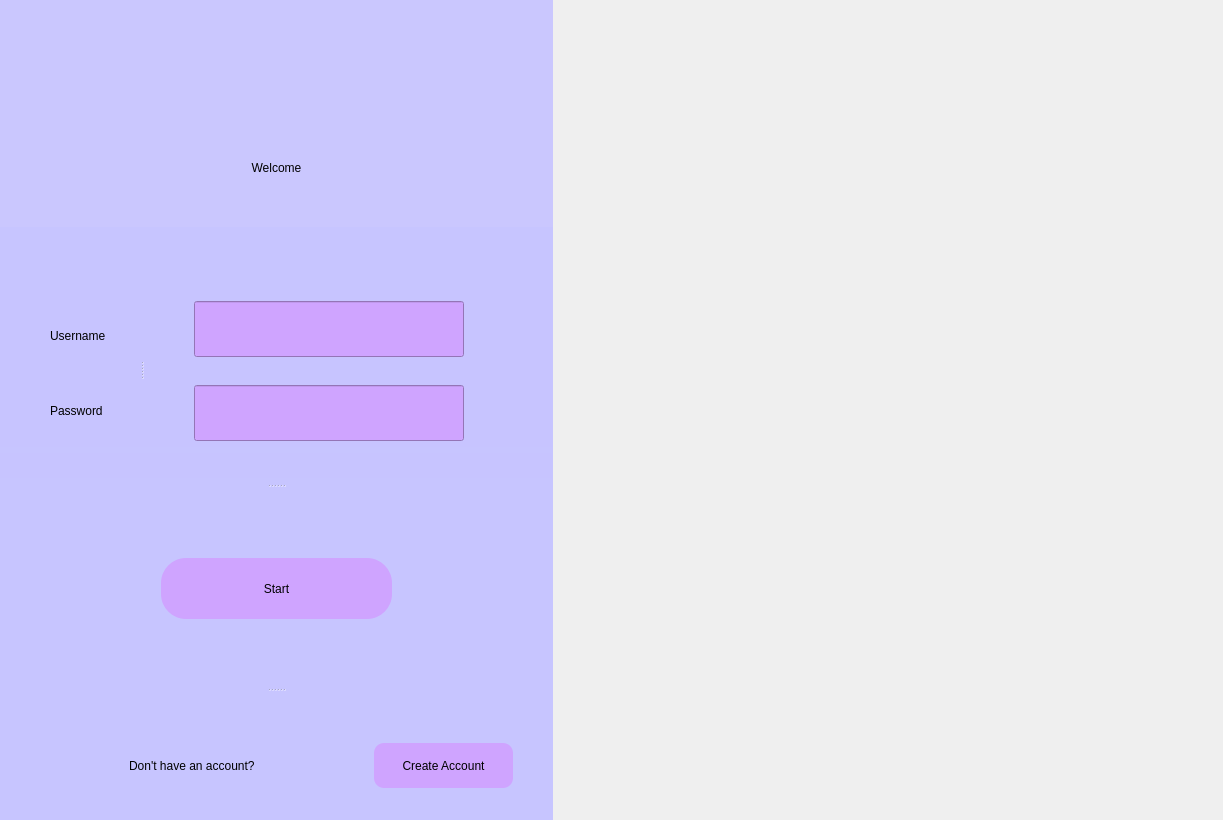
<?xml version="1.0" encoding="UTF-8"?>
<ui version="4.0">
 <class>Dialog</class>
 <widget class="QDialog" name="Dialog">
  <property name="geometry">
   <rect>
    <x>0</x>
    <y>0</y>
    <width>1223</width>
    <height>820</height>
   </rect>
  </property>
  <property name="sizePolicy">
   <sizepolicy hsizetype="Preferred" vsizetype="Preferred">
    <horstretch>0</horstretch>
    <verstretch>0</verstretch>
   </sizepolicy>
  </property>
  <property name="minimumSize">
   <size>
    <width>1200</width>
    <height>820</height>
   </size>
  </property>
  <property name="maximumSize">
   <size>
    <width>16777215</width>
    <height>16777215</height>
   </size>
  </property>
  <property name="windowTitle">
   <string>Dialog</string>
  </property>
  <property name="styleSheet">
   <string notr="true">QWidget#Dialog{border-image:url(:/tree/дерево.jpg)}</string>
  </property>
  <layout class="QGridLayout" name="gridLayout">
   <property name="leftMargin">
    <number>0</number>
   </property>
   <property name="topMargin">
    <number>0</number>
   </property>
   <property name="rightMargin">
    <number>0</number>
   </property>
   <property name="bottomMargin">
    <number>0</number>
   </property>
   <property name="spacing">
    <number>0</number>
   </property>
   <item row="0" column="1">
    <widget class="QFrame" name="frame_2">
     <property name="minimumSize">
      <size>
       <width>670</width>
       <height>680</height>
      </size>
     </property>
     <property name="maximumSize">
      <size>
       <width>1400</width>
       <height>680</height>
      </size>
     </property>
     <property name="styleSheet">
      <string notr="true">background-color: rgb(255, 255, 255,0);</string>
     </property>
     <property name="frameShape">
      <enum>QFrame::StyledPanel</enum>
     </property>
     <property name="frameShadow">
      <enum>QFrame::Raised</enum>
     </property>
    </widget>
   </item>
   <item row="0" column="0">
    <widget class="QStackedWidget" name="Stacked">
     <property name="sizePolicy">
      <sizepolicy hsizetype="Minimum" vsizetype="Minimum">
       <horstretch>0</horstretch>
       <verstretch>0</verstretch>
      </sizepolicy>
     </property>
     <property name="minimumSize">
      <size>
       <width>550</width>
       <height>841</height>
      </size>
     </property>
     <property name="maximumSize">
      <size>
       <width>735</width>
       <height>16777215</height>
      </size>
     </property>
     <property name="styleSheet">
      <string notr="true">background-color: rgb(198, 196, 255,180)</string>
     </property>
     <property name="currentIndex">
      <number>0</number>
     </property>
     <widget class="QWidget" name="page1">
      <layout class="QVBoxLayout" name="verticalLayout_9">
       <property name="spacing">
        <number>0</number>
       </property>
       <property name="leftMargin">
        <number>0</number>
       </property>
       <property name="topMargin">
        <number>109</number>
       </property>
       <property name="rightMargin">
        <number>0</number>
       </property>
       <property name="bottomMargin">
        <number>0</number>
       </property>
       <item>
        <widget class="QLabel" name="label">
         <property name="sizePolicy">
          <sizepolicy hsizetype="Expanding" vsizetype="Fixed">
           <horstretch>0</horstretch>
           <verstretch>0</verstretch>
          </sizepolicy>
         </property>
         <property name="minimumSize">
          <size>
           <width>8</width>
           <height>118</height>
          </size>
         </property>
         <property name="maximumSize">
          <size>
           <width>700</width>
           <height>16777215</height>
          </size>
         </property>
         <property name="styleSheet">
          <string notr="true">font: 24pt &quot;Comic Sans MS&quot;;

color: rgbrgb(0, 0, 0);
background-color:  rgb(171, 119, 210, 0);
border-radius: 15 px</string>
         </property>
         <property name="text">
          <string>&lt;html&gt;&lt;head/&gt;&lt;body&gt;&lt;p align=&quot;center&quot;&gt;Welcome&lt;/p&gt;&lt;/body&gt;&lt;/html&gt;</string>
         </property>
        </widget>
       </item>
       <item>
        <widget class="QFrame" name="frame">
         <property name="sizePolicy">
          <sizepolicy hsizetype="Minimum" vsizetype="Minimum">
           <horstretch>0</horstretch>
           <verstretch>0</verstretch>
          </sizepolicy>
         </property>
         <property name="styleSheet">
          <string notr="true">background-color:  rgb(171, 119, 210, 0);
QFrame{
	border: 0px;
}</string>
         </property>
         <layout class="QVBoxLayout" name="verticalLayout_4">
          <property name="leftMargin">
           <number>0</number>
          </property>
          <property name="topMargin">
           <number>63</number>
          </property>
          <property name="rightMargin">
           <number>1</number>
          </property>
          <property name="bottomMargin">
           <number>0</number>
          </property>
          <item>
           <widget class="QSplitter" name="splitter_2">
            <property name="layoutDirection">
             <enum>Qt::LeftToRight</enum>
            </property>
            <property name="styleSheet">
             <string notr="true">background-color: rgb(171, 119, 210,0);
QSplitter::handle {
    display: none;
}
</string>
            </property>
            <property name="orientation">
             <enum>Qt::Horizontal</enum>
            </property>
            <property name="opaqueResize">
             <bool>false</bool>
            </property>
            <widget class="QWidget" name="verticalLayoutWidget_3">
             <layout class="QVBoxLayout" name="verticalLayout_2">
              <property name="spacing">
               <number>15</number>
              </property>
              <property name="leftMargin">
               <number>50</number>
              </property>
              <property name="topMargin">
               <number>15</number>
              </property>
              <property name="rightMargin">
               <number>0</number>
              </property>
              <property name="bottomMargin">
               <number>6</number>
              </property>
              <item>
               <widget class="QLabel" name="label_4">
                <property name="minimumSize">
                 <size>
                  <width>0</width>
                  <height>41</height>
                 </size>
                </property>
                <property name="styleSheet">
                 <string notr="true">font: 16pt &quot;Comic Sans MS&quot;;
color: rgbrgb(0, 0, 0);</string>
                </property>
                <property name="text">
                 <string>Username</string>
                </property>
               </widget>
              </item>
              <item>
               <widget class="QLabel" name="password_3">
                <property name="styleSheet">
                 <string notr="true">font: 16pt &quot;Comic Sans MS&quot;;
color: rgb(0, 0, 0);</string>
                </property>
                <property name="text">
                 <string>Password</string>
                </property>
               </widget>
              </item>
             </layout>
            </widget>
            <widget class="QWidget" name="verticalLayoutWidget_4">
             <layout class="QVBoxLayout" name="verticalLayout_6">
              <property name="spacing">
               <number>28</number>
              </property>
              <property name="leftMargin">
               <number>50</number>
              </property>
              <property name="topMargin">
               <number>11</number>
              </property>
              <property name="rightMargin">
               <number>38</number>
              </property>
              <property name="bottomMargin">
               <number>6</number>
              </property>
              <item>
               <widget class="QLineEdit" name="username">
                <property name="minimumSize">
                 <size>
                  <width>220</width>
                  <height>56</height>
                 </size>
                </property>
                <property name="maximumSize">
                 <size>
                  <width>270</width>
                  <height>56</height>
                 </size>
                </property>
                <property name="styleSheet">
                 <string notr="true">background-color: rgb(207, 164, 255);
font: 12pt &quot;Comic Sans MS&quot;;</string>
                </property>
                <property name="text">
                 <string/>
                </property>
               </widget>
              </item>
              <item>
               <widget class="QLineEdit" name="passwordd">
                <property name="minimumSize">
                 <size>
                  <width>220</width>
                  <height>56</height>
                 </size>
                </property>
                <property name="maximumSize">
                 <size>
                  <width>270</width>
                  <height>56</height>
                 </size>
                </property>
                <property name="styleSheet">
                 <string notr="true">background-color: rgb(207, 164, 255);
font: 12pt &quot;Comic Sans MS&quot;;</string>
                </property>
                <property name="text">
                 <string/>
                </property>
               </widget>
              </item>
             </layout>
            </widget>
           </widget>
          </item>
          <item>
           <widget class="QLabel" name="Caution">
            <property name="sizePolicy">
             <sizepolicy hsizetype="Minimum" vsizetype="Minimum">
              <horstretch>0</horstretch>
              <verstretch>0</verstretch>
             </sizepolicy>
            </property>
            <property name="minimumSize">
             <size>
              <width>0</width>
              <height>25</height>
             </size>
            </property>
            <property name="maximumSize">
             <size>
              <width>16777215</width>
              <height>25</height>
             </size>
            </property>
            <property name="styleSheet">
             <string notr="true">font: 9pt &quot;Comic Sans MS&quot;;
color:rgb(255, 100, 105)</string>
            </property>
            <property name="text">
             <string>&lt;html&gt;&lt;head/&gt;&lt;body&gt;&lt;p align=&quot;center&quot;&gt;&lt;br/&gt;&lt;/p&gt;&lt;/body&gt;&lt;/html&gt;</string>
            </property>
            <property name="alignment">
             <set>Qt::AlignCenter</set>
            </property>
           </widget>
          </item>
          <item>
           <widget class="QSplitter" name="splitter_3">
            <property name="styleSheet">
             <string notr="true">background-color:  rgb(171, 119, 210,0)</string>
            </property>
            <property name="orientation">
             <enum>Qt::Vertical</enum>
            </property>
            <widget class="QSplitter" name="splitter">
             <property name="sizePolicy">
              <sizepolicy hsizetype="Fixed" vsizetype="Preferred">
               <horstretch>0</horstretch>
               <verstretch>0</verstretch>
              </sizepolicy>
             </property>
             <property name="styleSheet">
              <string notr="true">background-color:  rgb(171, 119, 210, 0)</string>
             </property>
             <property name="frameShape">
              <enum>QFrame::NoFrame</enum>
             </property>
             <property name="orientation">
              <enum>Qt::Horizontal</enum>
             </property>
            </widget>
            <widget class="QFrame" name="verticalFrame">
             <property name="sizePolicy">
              <sizepolicy hsizetype="Minimum" vsizetype="Minimum">
               <horstretch>0</horstretch>
               <verstretch>0</verstretch>
              </sizepolicy>
             </property>
             <property name="minimumSize">
              <size>
               <width>0</width>
               <height>200</height>
              </size>
             </property>
             <property name="maximumSize">
              <size>
               <width>16777215</width>
               <height>100</height>
              </size>
             </property>
             <property name="styleSheet">
              <string notr="true">background-color:  rgb(171, 119, 210,0)</string>
             </property>
             <layout class="QGridLayout" name="gridLayout_2">
              <property name="leftMargin">
               <number>0</number>
              </property>
              <property name="topMargin">
               <number>0</number>
              </property>
              <property name="rightMargin">
               <number>0</number>
              </property>
              <property name="bottomMargin">
               <number>0</number>
              </property>
              <item row="1" column="1">
               <widget class="QPushButton" name="loginbutton">
                <property name="sizePolicy">
                 <sizepolicy hsizetype="Preferred" vsizetype="Expanding">
                  <horstretch>0</horstretch>
                  <verstretch>0</verstretch>
                 </sizepolicy>
                </property>
                <property name="minimumSize">
                 <size>
                  <width>231</width>
                  <height>61</height>
                 </size>
                </property>
                <property name="maximumSize">
                 <size>
                  <width>230</width>
                  <height>60</height>
                 </size>
                </property>
                <property name="tabletTracking">
                 <bool>false</bool>
                </property>
                <property name="styleSheet">
                 <string notr="true">QPushButton {
    border-radius:  25px;
    background-color:rgb(207, 164, 255);
    color:  rgb(0, 0, 0);
    font: 12pt &quot;Comic Sans MS&quot;;
}

QPushButton:pressed {
    background-color: rgb(255, 187, 28);
}</string>
                </property>
                <property name="text">
                 <string>Start</string>
                </property>
               </widget>
              </item>
              <item row="1" column="0">
               <widget class="QFrame" name="frame_3">
                <property name="minimumSize">
                 <size>
                  <width>0</width>
                  <height>120</height>
                 </size>
                </property>
                <property name="frameShape">
                 <enum>QFrame::StyledPanel</enum>
                </property>
                <property name="frameShadow">
                 <enum>QFrame::Raised</enum>
                </property>
               </widget>
              </item>
              <item row="1" column="2">
               <widget class="QFrame" name="frame_4">
                <property name="minimumSize">
                 <size>
                  <width>0</width>
                  <height>120</height>
                 </size>
                </property>
                <property name="frameShape">
                 <enum>QFrame::StyledPanel</enum>
                </property>
                <property name="frameShadow">
                 <enum>QFrame::Raised</enum>
                </property>
               </widget>
              </item>
             </layout>
            </widget>
            <widget class="QWidget" name="layoutWidget_3">
             <layout class="QHBoxLayout" name="horizontalLayout">
              <property name="spacing">
               <number>0</number>
              </property>
              <property name="sizeConstraint">
               <enum>QLayout::SetDefaultConstraint</enum>
              </property>
              <property name="leftMargin">
               <number>90</number>
              </property>
              <property name="topMargin">
               <number>0</number>
              </property>
              <property name="rightMargin">
               <number>0</number>
              </property>
              <property name="bottomMargin">
               <number>1</number>
              </property>
              <item>
               <widget class="QLabel" name="labelcreate">
                <property name="sizePolicy">
                 <sizepolicy hsizetype="Expanding" vsizetype="Expanding">
                  <horstretch>0</horstretch>
                  <verstretch>0</verstretch>
                 </sizepolicy>
                </property>
                <property name="maximumSize">
                 <size>
                  <width>206</width>
                  <height>52</height>
                 </size>
                </property>
                <property name="toolTip">
                 <string>&lt;html&gt;&lt;head/&gt;&lt;body&gt;&lt;p&gt;Do you have an account?&lt;/p&gt;&lt;/body&gt;&lt;/html&gt;</string>
                </property>
                <property name="styleSheet">
                 <string notr="true">font: 10pt &quot;Comic Sans MS&quot;;
color: rgbrgb(0, 0, 0);
background-color:  rgb(171, 119, 210,0)</string>
                </property>
                <property name="text">
                 <string>Don't have an account?</string>
                </property>
               </widget>
              </item>
              <item>
               <widget class="QPushButton" name="createbutton">
                <property name="sizePolicy">
                 <sizepolicy hsizetype="Expanding" vsizetype="Fixed">
                  <horstretch>0</horstretch>
                  <verstretch>0</verstretch>
                 </sizepolicy>
                </property>
                <property name="minimumSize">
                 <size>
                  <width>29</width>
                  <height>40</height>
                 </size>
                </property>
                <property name="maximumSize">
                 <size>
                  <width>139</width>
                  <height>45</height>
                 </size>
                </property>
                <property name="baseSize">
                 <size>
                  <width>34</width>
                  <height>0</height>
                 </size>
                </property>
                <property name="styleSheet">
                 <string notr="true">QPushButton {
    border-radius:  10px;
    background-color:rgb(207, 164, 255);
    color:  rgb(0, 0, 0);
    font: 11pt &quot;Comic Sans MS&quot;;
}

QPushButton:pressed {
    background-color: rgb(255, 187, 28);
}</string>
                </property>
                <property name="text">
                 <string>Create Account</string>
                </property>
               </widget>
              </item>
             </layout>
            </widget>
           </widget>
          </item>
         </layout>
        </widget>
       </item>
      </layout>
     </widget>
     <widget class="QWidget" name="page2">
      <layout class="QVBoxLayout" name="verticalLayout">
       <item>
        <widget class="QFrame" name="verticalFrame_3">
         <property name="sizePolicy">
          <sizepolicy hsizetype="Minimum" vsizetype="Minimum">
           <horstretch>0</horstretch>
           <verstretch>0</verstretch>
          </sizepolicy>
         </property>
         <property name="minimumSize">
          <size>
           <width>531</width>
           <height>0</height>
          </size>
         </property>
         <property name="maximumSize">
          <size>
           <width>700</width>
           <height>16777215</height>
          </size>
         </property>
         <property name="styleSheet">
          <string notr="true">background-color: rgb(198, 196, 255,0)</string>
         </property>
         <layout class="QVBoxLayout" name="verticalLayout_5">
          <property name="spacing">
           <number>0</number>
          </property>
          <property name="topMargin">
           <number>32</number>
          </property>
          <item alignment="Qt::AlignHCenter">
           <widget class="QLabel" name="label_3">
            <property name="styleSheet">
             <string notr="true">font: 24pt &quot;Comic Sans MS&quot;;
color: rgb(0, 0, 0);
background-color: rgb(171, 119, 210,0);</string>
            </property>
            <property name="text">
             <string>Sign Up</string>
            </property>
           </widget>
          </item>
          <item>
           <widget class="QSplitter" name="splitter_4">
            <property name="layoutDirection">
             <enum>Qt::LeftToRight</enum>
            </property>
            <property name="styleSheet">
             <string notr="true">background-color: rgb(171, 119, 210,0);
QSplitter::handle {
    display: none;
}
</string>
            </property>
            <property name="orientation">
             <enum>Qt::Horizontal</enum>
            </property>
            <property name="opaqueResize">
             <bool>false</bool>
            </property>
            <widget class="QWidget" name="verticalLayoutWidget_5">
             <layout class="QVBoxLayout" name="verticalLayout_3">
              <property name="spacing">
               <number>15</number>
              </property>
              <property name="leftMargin">
               <number>30</number>
              </property>
              <property name="topMargin">
               <number>15</number>
              </property>
              <property name="rightMargin">
               <number>0</number>
              </property>
              <property name="bottomMargin">
               <number>6</number>
              </property>
              <item>
               <widget class="QLabel" name="label_5">
                <property name="minimumSize">
                 <size>
                  <width>0</width>
                  <height>41</height>
                 </size>
                </property>
                <property name="styleSheet">
                 <string notr="true">font: 14pt &quot;Comic Sans MS&quot;;
color: rgb(0, 0, 0);</string>
                </property>
                <property name="text">
                 <string>Username</string>
                </property>
               </widget>
              </item>
              <item>
               <widget class="QLabel" name="password_4">
                <property name="styleSheet">
                 <string notr="true">font: 14pt &quot;Comic Sans MS&quot;;
color: rgb(0, 0, 0);</string>
                </property>
                <property name="text">
                 <string>Password</string>
                </property>
               </widget>
              </item>
              <item>
               <widget class="QLabel" name="password_5">
                <property name="styleSheet">
                 <string notr="true">font: 14pt &quot;Comic Sans MS&quot;;color: rgb(0, 0, 0);</string>
                </property>
                <property name="text">
                 <string>Confirm Password</string>
                </property>
               </widget>
              </item>
             </layout>
            </widget>
            <widget class="QWidget" name="verticalLayoutWidget_6">
             <layout class="QVBoxLayout" name="verticalLayout_7">
              <property name="spacing">
               <number>16</number>
              </property>
              <property name="topMargin">
               <number>11</number>
              </property>
              <property name="rightMargin">
               <number>20</number>
              </property>
              <property name="bottomMargin">
               <number>6</number>
              </property>
              <item>
               <widget class="QLineEdit" name="username_2">
                <property name="sizePolicy">
                 <sizepolicy hsizetype="Fixed" vsizetype="Fixed">
                  <horstretch>0</horstretch>
                  <verstretch>0</verstretch>
                 </sizepolicy>
                </property>
                <property name="minimumSize">
                 <size>
                  <width>220</width>
                  <height>56</height>
                 </size>
                </property>
                <property name="maximumSize">
                 <size>
                  <width>270</width>
                  <height>56</height>
                 </size>
                </property>
                <property name="styleSheet">
                 <string notr="true">background-color: rgb(207, 164, 255);
font: 12pt &quot;Comic Sans MS&quot;;</string>
                </property>
                <property name="text">
                 <string/>
                </property>
               </widget>
              </item>
              <item>
               <widget class="QLineEdit" name="passwordd2">
                <property name="sizePolicy">
                 <sizepolicy hsizetype="Fixed" vsizetype="Fixed">
                  <horstretch>0</horstretch>
                  <verstretch>0</verstretch>
                 </sizepolicy>
                </property>
                <property name="minimumSize">
                 <size>
                  <width>220</width>
                  <height>56</height>
                 </size>
                </property>
                <property name="maximumSize">
                 <size>
                  <width>270</width>
                  <height>56</height>
                 </size>
                </property>
                <property name="styleSheet">
                 <string notr="true">background-color: rgb(207, 164, 255);
font: 12pt &quot;Comic Sans MS&quot;;</string>
                </property>
                <property name="text">
                 <string/>
                </property>
               </widget>
              </item>
              <item>
               <widget class="QLineEdit" name="passwordd_2">
                <property name="sizePolicy">
                 <sizepolicy hsizetype="Fixed" vsizetype="Fixed">
                  <horstretch>0</horstretch>
                  <verstretch>0</verstretch>
                 </sizepolicy>
                </property>
                <property name="minimumSize">
                 <size>
                  <width>220</width>
                  <height>56</height>
                 </size>
                </property>
                <property name="maximumSize">
                 <size>
                  <width>270</width>
                  <height>56</height>
                 </size>
                </property>
                <property name="styleSheet">
                 <string notr="true">background-color: rgb(207, 164, 255);
font: 12pt &quot;Comic Sans MS&quot;;</string>
                </property>
                <property name="text">
                 <string/>
                </property>
               </widget>
              </item>
             </layout>
            </widget>
           </widget>
          </item>
          <item>
           <widget class="QLabel" name="Caution_2">
            <property name="sizePolicy">
             <sizepolicy hsizetype="Minimum" vsizetype="Minimum">
              <horstretch>0</horstretch>
              <verstretch>0</verstretch>
             </sizepolicy>
            </property>
            <property name="minimumSize">
             <size>
              <width>0</width>
              <height>25</height>
             </size>
            </property>
            <property name="maximumSize">
             <size>
              <width>16777215</width>
              <height>25</height>
             </size>
            </property>
            <property name="styleSheet">
             <string notr="true">font: 9pt &quot;Comic Sans MS&quot;;
color:rgb(255, 100, 105)</string>
            </property>
            <property name="text">
             <string/>
            </property>
            <property name="alignment">
             <set>Qt::AlignCenter</set>
            </property>
           </widget>
          </item>
          <item>
           <widget class="QWidget" name="widget" native="true">
            <property name="sizePolicy">
             <sizepolicy hsizetype="Minimum" vsizetype="Fixed">
              <horstretch>0</horstretch>
              <verstretch>0</verstretch>
             </sizepolicy>
            </property>
           </widget>
          </item>
          <item alignment="Qt::AlignHCenter|Qt::AlignVCenter">
           <widget class="QPushButton" name="SignUp_2">
            <property name="sizePolicy">
             <sizepolicy hsizetype="Expanding" vsizetype="Expanding">
              <horstretch>22</horstretch>
              <verstretch>0</verstretch>
             </sizepolicy>
            </property>
            <property name="minimumSize">
             <size>
              <width>230</width>
              <height>60</height>
             </size>
            </property>
            <property name="maximumSize">
             <size>
              <width>230</width>
              <height>60</height>
             </size>
            </property>
            <property name="styleSheet">
             <string notr="true">QPushButton {
    border-radius:  25px;
    background-color:rgb(207, 164, 255);
    color:  rgb(0, 0, 0);
    font: 12pt &quot;Comic Sans MS&quot;;
}

QPushButton:pressed {
    background-color: rgb(255, 187, 28);
}</string>
            </property>
            <property name="text">
             <string>Sign Up</string>
            </property>
           </widget>
          </item>
         </layout>
        </widget>
       </item>
      </layout>
     </widget>
    </widget>
   </item>
  </layout>
 </widget>
 <resources>
  <include location="../../../Users/Евгения/PycharmProjects/Knowledge/tree/tree.qrc"/>
 </resources>
 <connections/>
</ui>
